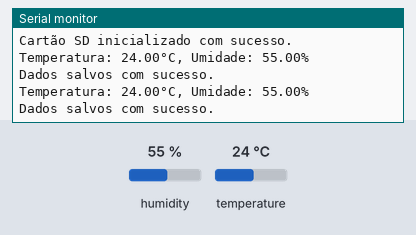
Recording of a sketch running on a simulated Arduino Uno, built with avr-gcc and run on an emulated ATmega328P. On the bench: the last lines printed to the serial monitor. The inputs (shaded band) are chosen by the test bench; at power-on: humidity 55 %, temperature 24 °C. Storage starts empty.

Above: at 2.8 s.
2.9 s: humidity set to 22 %
At 5.3 s:
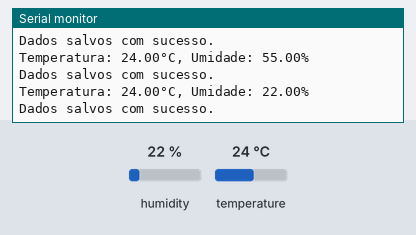
5.6 s: temperature set to 12 °C
At 7.2 s:
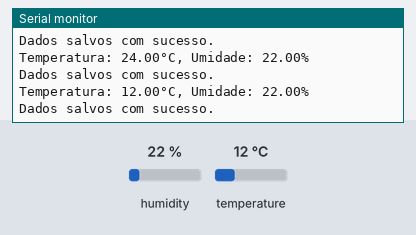
8.3 s: humidity set to 40 %
At 11.7 s:
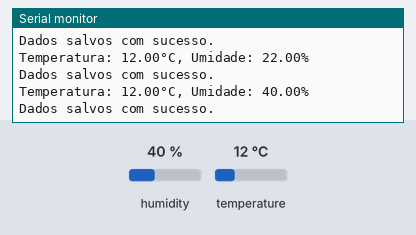
Timing chart, 0 to 13.2 s (numbered marks = the images above; inputs shaded):
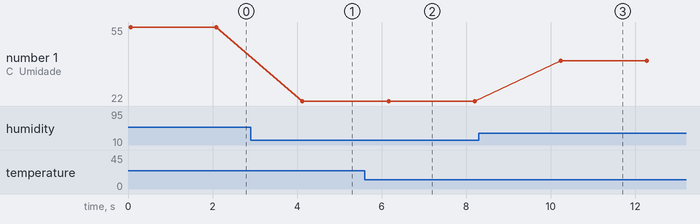

The sketch:

azenando_Dados_Temperatura_e_Umidade_no_SD_Card_Visualizacao.ino
```cpp
#include <DHT.h>
#include <SPI.h>
#include <SD.h>

#define DHTPIN 7   // Pino de dados do sensor DHT11 conectado ao pino digital 2
#define DHTTYPE DHT11   // Tipo do sensor DHT11

DHT dht(DHTPIN, DHTTYPE);

const int chipSelect = 4;   // Pino do chip select do módulo SD Card

File dataFile;

void setup() {
  Serial.begin(9600);
  dht.begin();

  if (!SD.begin(chipSelect)) {
    Serial.println("Falha ao inicializar o cartão SD!");
    return;
  }

  Serial.println("Cartão SD inicializado com sucesso.");

  dataFile = SD.open("data.txt", FILE_WRITE);
  if (!dataFile) {
    Serial.println("Erro ao abrir o arquivo para escrita.");
    return;
  }

  dataFile.println("Temperatura (C), Umidade (%)");
  dataFile.close();
}

void loop() {
  float humidity = dht.readHumidity();
  float temperature = dht.readTemperature();

  if (isnan(humidity) || isnan(temperature)) {
    Serial.println("Falha ao ler dados do sensor DHT11!");
    return;
  }

  Serial.print("Temperatura: ");
  Serial.print(temperature);
  Serial.print("°C, Umidade: ");
  Serial.print(humidity);
  Serial.println("%");

  dataFile = SD.open("data.txt", FILE_WRITE);
  if (dataFile) {
    dataFile.print(temperature);
    dataFile.print(",");
    dataFile.println(humidity);
    dataFile.close();
    Serial.println("Dados salvos com sucesso.");
  } else {
    Serial.println("Erro ao abrir o arquivo para escrita.");
  }

  delay(2000);  // Aguarda 2 segundos antes de fazer a próxima leitura
}
```

Measured:
- after the input at 2.9 s, the serial monitor: prints a new line after 1.2 s (image 1)
- after the input at 5.6 s, the serial monitor: prints a new line after 0.56 s (image 2)
- after the input at 8.3 s, the serial monitor: prints a new line after 1.9 s (image 3)
- plotted number 1: 55 → 22 after the input at 2.9 s, 22 → 40 after the input at 8.3 s
